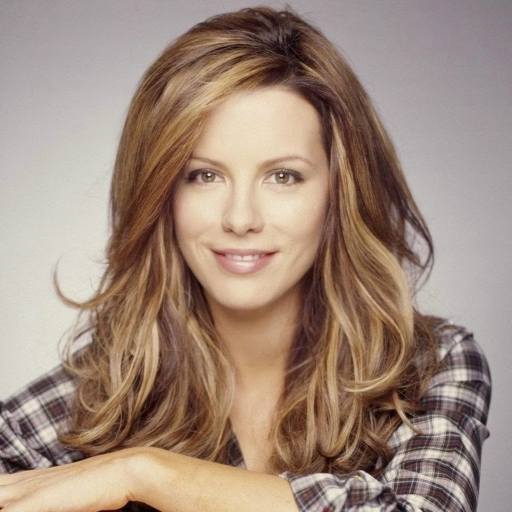
#> input picture Kate.jpg, 512 x 512 px, found by its file name
$ python ex5-4.py
#> lines starting #> are read from the running program, lines starting #| are printed output that depends on the picture
# -*- coding: utf-8 -*-
"""
Created on Thu Feb  4 17:21:03 2021

@author: d19fd
"""

import cv2

img = cv2.imread('kate.jpg')
#> img is the input picture: shape (512, 512, 3); mean B, G, R 123.9, 138, 159.5
x = cv2.flip(img, 0)
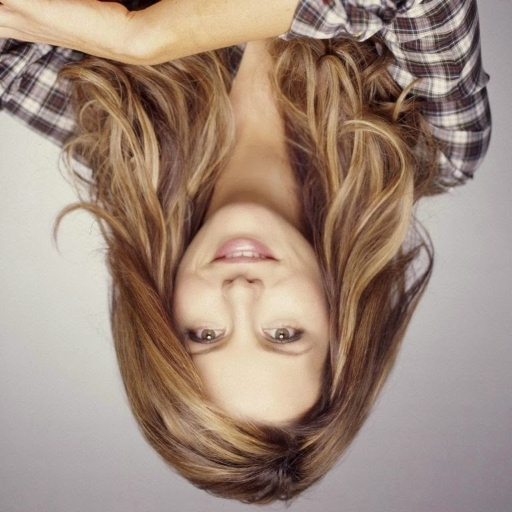
#> x: shape (512, 512, 3); mean B, G, R 123.9, 138, 159.5
y = cv2.flip(img, 1)
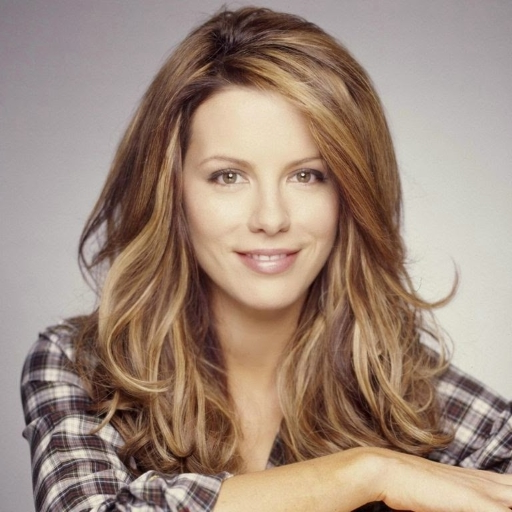
#> y: shape (512, 512, 3); mean B, G, R 123.9, 138, 159.5
xy = cv2.flip(img, -1)
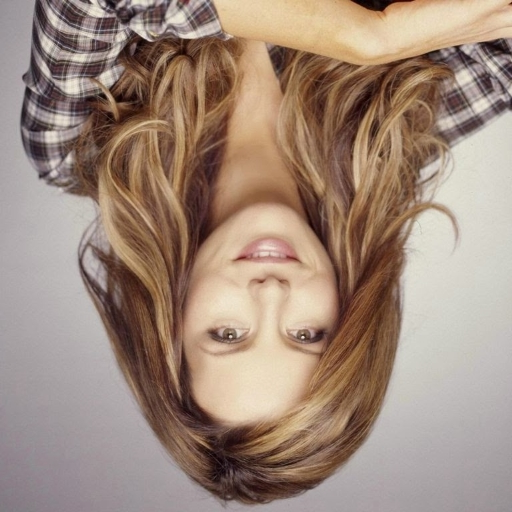
#> xy: shape (512, 512, 3); mean B, G, R 123.9, 138, 159.5

cv2.imshow('img', img)
cv2.imshow('x', x)
cv2.imshow('y', y)
cv2.imshow('xy', xy)

cv2.waitKey()
cv2.destroyAllWindows()

$ run again, with Hermione.jpg copied over Kate.jpg
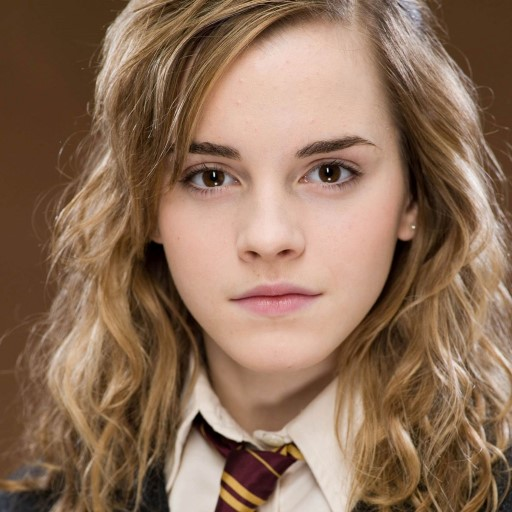
#> input picture Hermione.jpg, 512 x 512 px, found by its file name
#> img is the input picture: shape (512, 512, 3); mean B, G, R 88.5, 111, 141.8
#> `y = cv2.flip(img, 1)`:
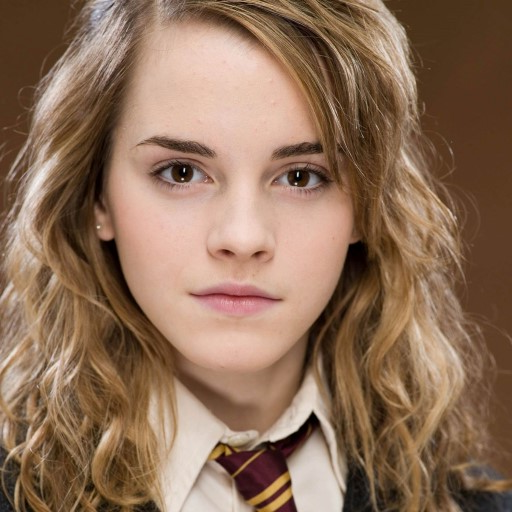
#> y: shape (512, 512, 3); mean B, G, R 88.5, 111, 141.8
#> `xy = cv2.flip(img, -1)`:
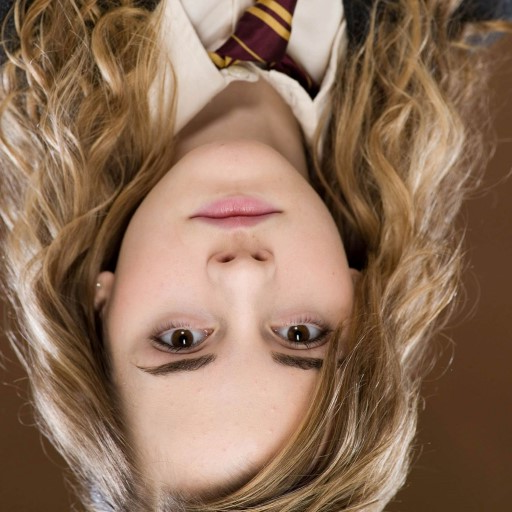
#> xy: shape (512, 512, 3); mean B, G, R 88.5, 111, 141.8

$ run again, with amber.jpg copied over Kate.jpg
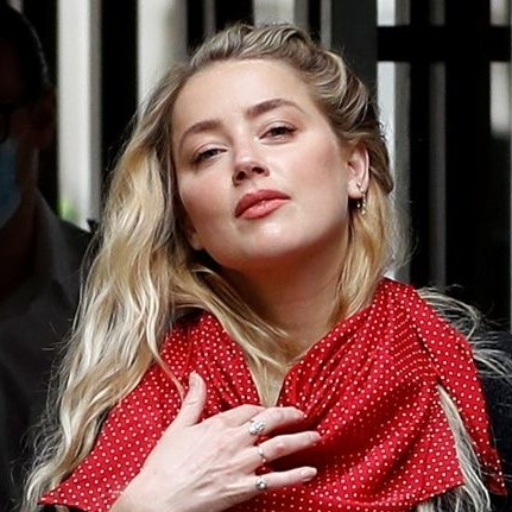
#> input picture amber.jpg, 512 x 512 px, found by its file name
#> img is the input picture: shape (512, 512, 3); mean B, G, R 73.1, 78.9, 117.5
#> `y = cv2.flip(img, 1)`:
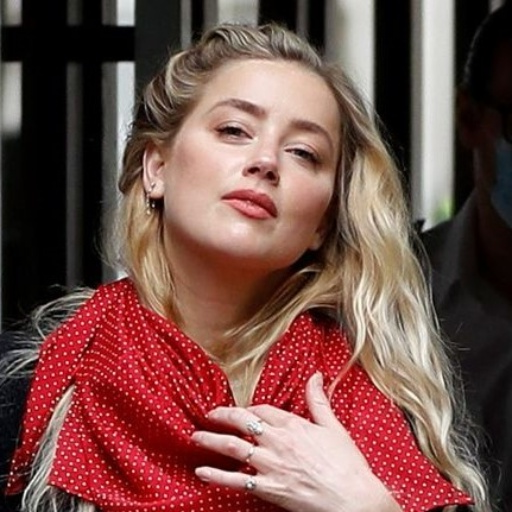
#> y: shape (512, 512, 3); mean B, G, R 73.1, 78.9, 117.5
#> `xy = cv2.flip(img, -1)`:
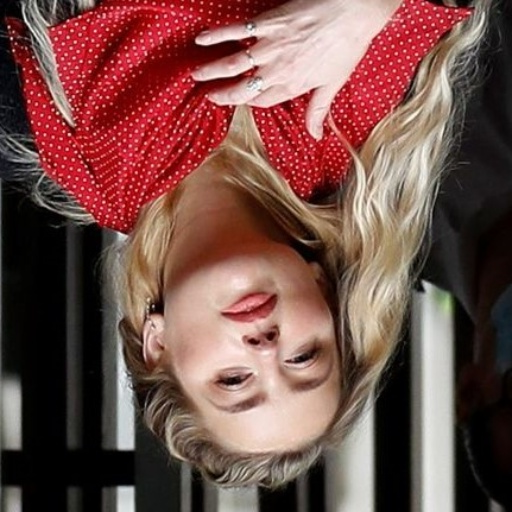
#> xy: shape (512, 512, 3); mean B, G, R 73.1, 78.9, 117.5

$ run again, with annie.jpg copied over Kate.jpg
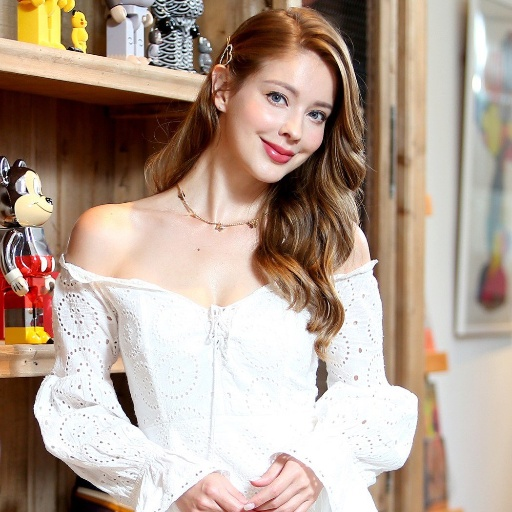
#> input picture annie.jpg, 512 x 512 px, found by its file name
#> img is the input picture: shape (512, 512, 3); mean B, G, R 146.8, 160.8, 180.6
#> `y = cv2.flip(img, 1)`:
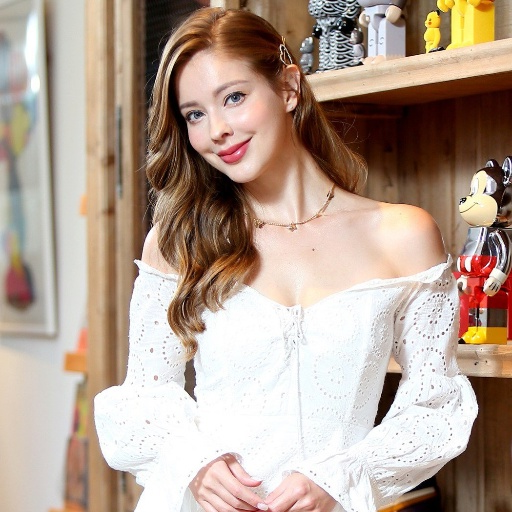
#> y: shape (512, 512, 3); mean B, G, R 146.8, 160.8, 180.6
#> `xy = cv2.flip(img, -1)`:
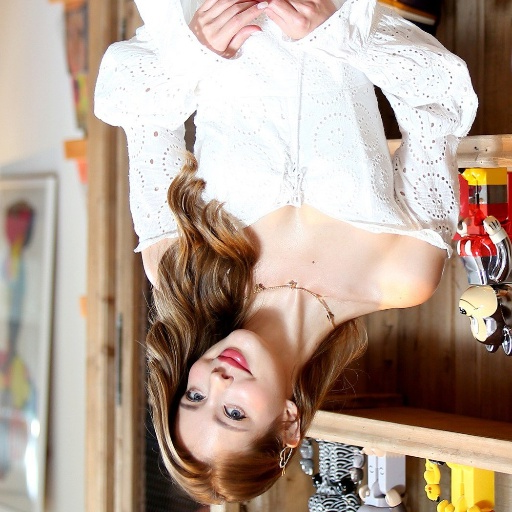
#> xy: shape (512, 512, 3); mean B, G, R 146.8, 160.8, 180.6
